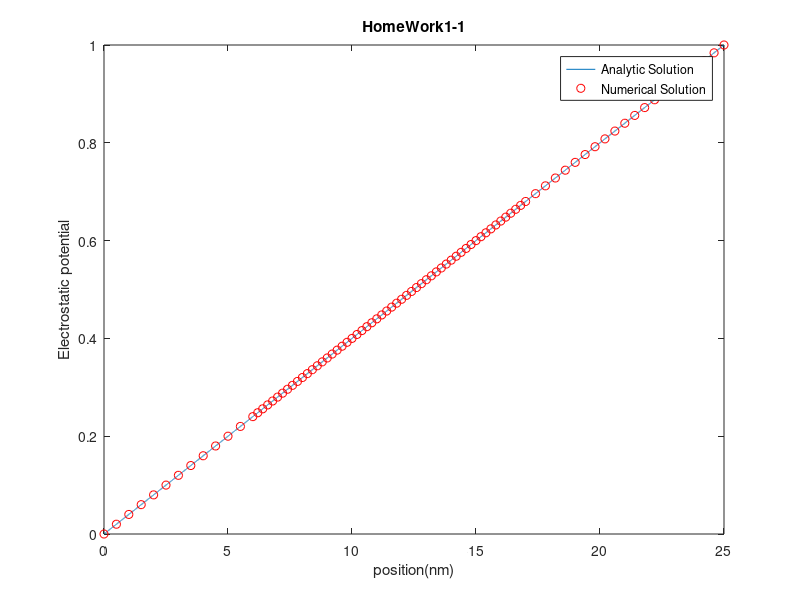

This chart was generated by the following MATLAB code:
clear; close all; clc;

w1= 6; w2=11; w3=8; Width=w1+w2+w3; % width

% 단순히 mesh사이즈를 다르게 (delta_x1=0.5, delta_x2=0.2, delta_x3=0.4)
dx1=0.5; dx2=0.2; dx3=0.4;
x1=0:dx1:w1;  x2=w1+dx2:dx2:w1+w2; x3=w1+w2+dx3:dx3:w1+w2+w3;
x=[x1 x2 x3];
N=length(x);
interface1=length(x1);
interface2=N-length(x3);

for i=1:length(x)-1
    dx(i,1)=0;
    dx(i,1)= x(1,i+1)-x(1,i);
end

A=zeros(N,N);
A(1,1)=1; A(N,N)=1;
for i=2:N-1
    v=[1/dx(i-1,1) -1/dx(i-1,1)-1/dx(i,1) 1/dx(i,1)];
    for j=1:3
        A(i,i+j-2)=v(1,j);
    end
end

b=[zeros(N-1,1); ones(1,1)];
phi=A\b;

%%% Analytic solution %%%
x_anl=0:0.001:Width;
phi_analytic=x_anl/(Width);

%%% Graph %%%
figure('Name','HW1')
plot(x_anl ,phi_analytic, '-',x,phi, 'ro');
xlabel("position(nm)");
ylabel("Electrostatic potential");
legend('Analytic Solution','Numerical Solution')
title("HomeWork1-1");
